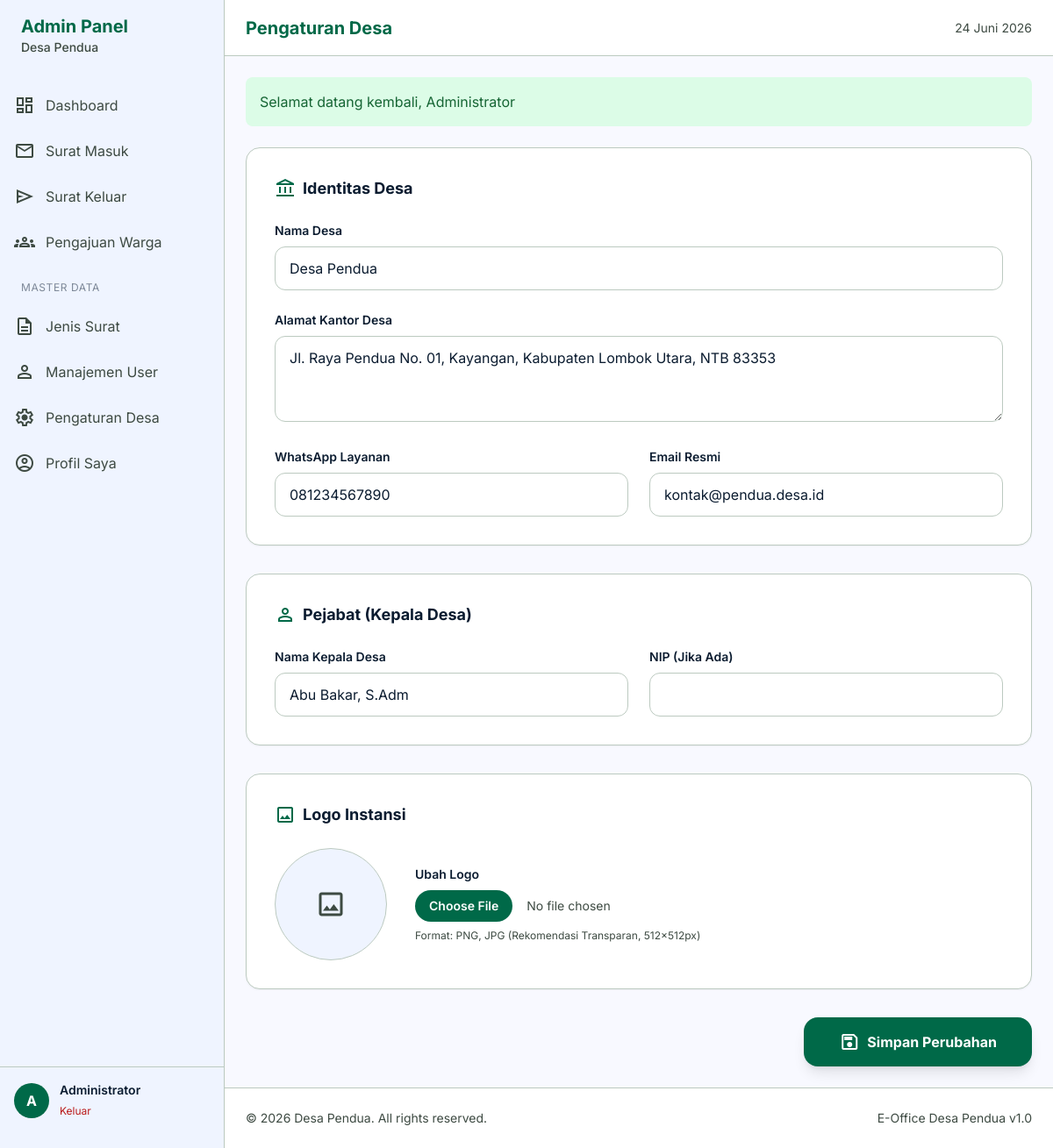
The app's page /admin/settings/desa.php (signed in) with its own data.
### tables this page shows
CREATE TABLE profil_desa (
    id INT PRIMARY KEY DEFAULT 1,
    nama VARCHAR(100) NOT NULL,
    alamat TEXT,
    telepon VARCHAR(20),
    email VARCHAR(100),
    logo VARCHAR(255),
    nama_kades VARCHAR(100),
    nip_kades VARCHAR(50)
);

### includes/functions.php (called while the page is built, shortened)
<?php
require_once __DIR__ . '/../config/database.php';
function base_url($path = '') {
    $protocol = isset($_SERVER['HTTPS']) && $_SERVER['HTTPS'] === 'on' ? "https" : "http";
    $host = $_SERVER['HTTP_HOST'];
    $base = $protocol . "://" . $host . "/";
    return $base . ltrim($path, '/');
}
function get_flash() {
    if (isset($_SESSION['flash'])) {
        $flash = $_SESSION['flash'];
        return $flash;
    }
    return null;
}
function is_logged_in() {
    return isset($_SESSION['user_id']);
}
function get_village_profile() {
    global $pdo;
    $stmt = $pdo->query("SELECT * FROM profil_desa LIMIT 1");
    return $stmt->fetch();
}
function format_date($date) {
    $months = [
        1 => 'Januari', 'Februari', 'Maret', 'April', 'Mei', 'Juni',
        'Juli', 'Agustus', 'September', 'Oktober', 'November', 'Desember'
    ];
    $timestamp = strtotime($date);
    $d = date('d', $timestamp);
    $m = $months[(int)date('m', $timestamp)];
    $y = date('Y', $timestamp);
    return "$d $m $y";
}
?>

### admin/settings/desa.php (the view, shortened to what this page needs)
<?php
$page_title = "Pengaturan Desa";
require_once __DIR__ . '/../../includes/header.php';
require_once __DIR__ . '/../../includes/sidebar.php';
?>
<div class="max-w-4xl">
    <form action="" method="POST" enctype="multipart/form-data" class="space-y-8">
        <div class="bg-white rounded-2xl shadow-sm border border-outline-variant p-8 space-y-6">
            <h3 class="text-lg font-bold flex items-center gap-2">
                <span class="material-symbols-outlined text-primary">account_balance</span>
                Identitas Desa
            </h3>
            <div class="grid grid-cols-1 md:grid-cols-2 gap-6">
                <div class="md:col-span-2">
                    <label for="name" class="block text-sm font-semibold mb-2">Nama Desa</label>
                    <input type="text" name="name" id="name" required value="<?= $village['nama'] ?>"
                        class="w-full px-4 py-3 border border-outline-variant rounded-xl focus:ring-2 focus:ring-primary outline-none">
                </div>
                <div class="md:col-span-2">
                    <label for="address" class="block text-sm font-semibold mb-2">Alamat Kantor Desa</label>
                    <textarea name="address" id="address" rows="3" required
                        class="w-full px-4 py-3 border border-outline-variant rounded-xl focus:ring-2 focus:ring-primary outline-none"><?= $village['alamat'] ?></textarea>
                </div>
                <div>
                    <label for="phone" class="block text-sm font-semibold mb-2">WhatsApp Layanan</label>
                    <input type="text" name="phone" id="phone" value="<?= $village['telepon'] ?>"
                        class="w-full px-4 py-3 border border-outline-variant rounded-xl focus:ring-2 focus:ring-primary outline-none">
                </div>
                <div>
                    <label for="email" class="block text-sm font-semibold mb-2">Email Resmi</label>
                    <input type="email" name="email" id="email" value="<?= $village['email'] ?>"
                        class="w-full px-4 py-3 border border-outline-variant rounded-xl focus:ring-2 focus:ring-primary outline-none">
                </div>
            </div>
        </div>
        <div class="bg-white rounded-2xl shadow-sm border border-outline-variant p-8 space-y-6">
            <h3 class="text-lg font-bold flex items-center gap-2">
                <span class="material-symbols-outlined text-primary">person</span>
                Pejabat (Kepala Desa)
            </h3>
            <div class="grid grid-cols-1 md:grid-cols-2 gap-6">
                <div>
                    <label for="kades_name" class="block text-sm font-semibold mb-2">Nama Kepala Desa</label>
                    <input type="text" name="kades_name" id="kades_name" value="<?= $village['nama_kades'] ?>"
                        class="w-full px-4 py-3 border border-outline-variant rounded-xl focus:ring-2 focus:ring-primary outline-none">
                </div>
                <div>
                    <label for="kades_nip" class="block text-sm font-semibold mb-2">NIP (Jika Ada)</label>
                    <input type="text" name="kades_nip" id="kades_nip" value="<?= $village['nip_kades'] ?>"
                        class="w-full px-4 py-3 border border-outline-variant rounded-xl focus:ring-2 focus:ring-primary outline-none">
                </div>
            </div>
        </div>
        <div class="bg-white rounded-2xl shadow-sm border border-outline-variant p-8 space-y-6">
            <h3 class="text-lg font-bold flex items-center gap-2">
                <span class="material-symbols-outlined text-primary">image</span>
                Logo Instansi
            </h3>
            <div class="flex items-center gap-8">
                <div class="w-32 h-32 rounded-full border border-outline-variant overflow-hidden flex items-center justify-center bg-surface-container-low">
                    <?php if ($village['logo']): ?>
                        <img src="<?= base_url($village['logo']) ?>" class="w-full h-full object-contain">
                    <?php else: ?>
                        <span class="material-symbols-outlined text-4xl text-on-surface-variant">image</span>
                    <?php endif; ?>
                </div>
                <div class="flex-1">
                    <label class="block text-sm font-semibold mb-2">Ubah Logo</label>
                    <input type="file" name="logo" accept="image/*"
                        class="w-full text-sm text-on-surface-variant file:mr-4 file:py-2 file:px-4 file:rounded-full file:border-0 file:text-sm file:font-semibold file:bg-primary file:text-white hover:file:bg-primary-container cursor-pointer">
                    <p class="text-xs text-on-surface-variant mt-2">Format: PNG, JPG (Rekomendasi Transparan, 512x512px)</p>
                </div>
            </div>
        </div>
        <div class="flex justify-end gap-4">
            <button type="submit" class="bg-primary text-white px-10 py-4 rounded-2xl font-bold hover:bg-primary-container transition-all shadow-lg active:scale-95 flex items-center gap-2">
                <span class="material-symbols-outlined">save</span>
                Simpan Perubahan
            </button>
        </div>
    </form>
</div>
<?php require_once __DIR__ . '/../../includes/footer.php'; ?>

### includes/sidebar.php
<?php if (is_logged_in()): ?>
<aside class="h-screen w-64 fixed left-0 top-0 bg-surface-container-low border-r border-outline-variant shadow-sm flex flex-col py-4 z-20">
    <div class="px-6 mb-8">
        <h1 class="text-xl text-primary font-bold">Admin Panel</h1>
        <p class="text-sm text-on-surface-variant font-medium"><?= get_village_profile()['nama'] ?></p>
    </div>
    <nav class="flex-1 space-y-1 overflow-y-auto">
        <a class="flex items-center gap-3 px-4 py-3 text-on-surface-variant hover:bg-surface-container-high transition-all" href="<?= base_url('admin/index.php') ?>">
            <span class="material-symbols-outlined">dashboard</span>
            Dashboard
        </a>
        <a class="flex items-center gap-3 px-4 py-3 text-on-surface-variant hover:bg-surface-container-high transition-all" href="<?= base_url('admin/surat-masuk/index.php') ?>">
            <span class="material-symbols-outlined">mail</span>
            Surat Masuk
        </a>
        <a class="flex items-center gap-3 px-4 py-3 text-on-surface-variant hover:bg-surface-container-high transition-all" href="<?= base_url('admin/surat-keluar/index.php') ?>">
            <span class="material-symbols-outlined">send</span>
            Surat Keluar
        </a>
        <a class="flex items-center gap-3 px-4 py-3 text-on-surface-variant hover:bg-surface-container-high transition-all" href="<?= base_url('admin/pengajuan/index.php') ?>">
            <span class="material-symbols-outlined">groups</span>
            Pengajuan Warga
        </a>
        <div class="pt-4 pb-2 px-6 opacity-50 text-xs uppercase tracking-wider">Master Data</div>
        <a class="flex items-center gap-3 px-4 py-3 text-on-surface-variant hover:bg-surface-container-high transition-all" href="<?= base_url('admin/master/jenis-surat.php') ?>">
            <span class="material-symbols-outlined">description</span>
            Jenis Surat
        </a>
        <a class="flex items-center gap-3 px-4 py-3 text-on-surface-variant hover:bg-surface-container-high transition-all" href="<?= base_url('admin/users/index.php') ?>">
            <span class="material-symbols-outlined">person</span>
            Manajemen User
        </a>
        <a class="flex items-center gap-3 px-4 py-3 text-on-surface-variant hover:bg-surface-container-high transition-all" href="<?= base_url('admin/settings/desa.php') ?>">
            <span class="material-symbols-outlined">settings</span>
            Pengaturan Desa
        </a>
        <a class="flex items-center gap-3 px-4 py-3 text-on-surface-variant hover:bg-surface-container-high transition-all" href="<?= base_url('admin/profil.php') ?>">
            <span class="material-symbols-outlined">account_circle</span>
            Profil Saya
        </a>
    </nav>
    <div class="px-4 py-4 border-t border-outline-variant">
        <div class="flex items-center gap-3">
            <div class="w-10 h-10 rounded-full bg-primary flex items-center justify-center text-white font-bold">
                <?= strtoupper(substr($_SESSION['full_name'], 0, 1)) ?>
            </div>
            <div class="overflow-hidden">
                <p class="text-sm font-semibold truncate"><?= $_SESSION['full_name'] ?></p>
                <a href="<?= base_url('logout.php') ?>" class="text-xs text-error hover:underline">Keluar</a>
            </div>
        </div>
    </div>
</aside>
<main class="ml-64 min-h-screen flex flex-col">
    <header class="w-full sticky top-0 z-10 bg-white border-b border-outline-variant flex justify-between items-center h-16 px-6">
        <h2 class="text-xl font-bold text-primary"><?= $page_title ?? 'Dashboard' ?></h2>
        <div class="flex items-center gap-4">
            <span class="text-sm text-on-surface-variant"><?= format_date(date('Y-m-d')) ?></span>
        </div>
    </header>
    <div class="p-6 flex-1">
        <?php $flash = get_flash(); if ($flash): ?>
            <div class="mb-6 p-4 rounded-lg <?= $flash['type'] === 'success' ? 'bg-green-100 text-green-800' : 'bg-red-100 text-red-800' ?>">
                <?= $flash['message'] ?>
            </div>
        <?php endif; ?>
<?php endif; ?>

### includes/footer.php (shortened to what this page needs)
<?php if (is_logged_in()): ?>
    </div>
    <footer class="mt-auto border-t border-outline-variant bg-white py-6 px-6">
        <div class="flex justify-between items-center text-sm text-on-surface-variant">
            <p>&copy; <?= date('Y') ?> <?= get_village_profile()['nama'] ?>. All rights reserved.</p>
            <p>E-Office Desa Pendua v1.0</p>
        </div>
    </footer>
</main>
<?php endif; ?>
</body>
</html>

### includes/header.php (style rules this page uses)
body { font-family: 'Inter', sans-serif; }
.material-symbols-outlined { font-variation-settings: 'FILL' 0, 'wght' 400, 'GRAD' 0, 'opsz' 24; }

### records on screen
profil_desa: nama "Desa Pendua", name "Desa Pendua", address "Jl. Raya Pendua No. 01, Kayangan, Kabupaten Lombok Utara, NTB 83353", phone "081234567890", email "kontak@pendua.desa.id", kades_name "Abu Bakar, S.Adm"

### other values on screen
substr($_SESSION['full_name'], 0, 1) "A"
$_SESSION['full_name'] "Administrator"
$page_title "Pengaturan Desa"
$flash['message'] "Selamat datang kembali, Administrator"
